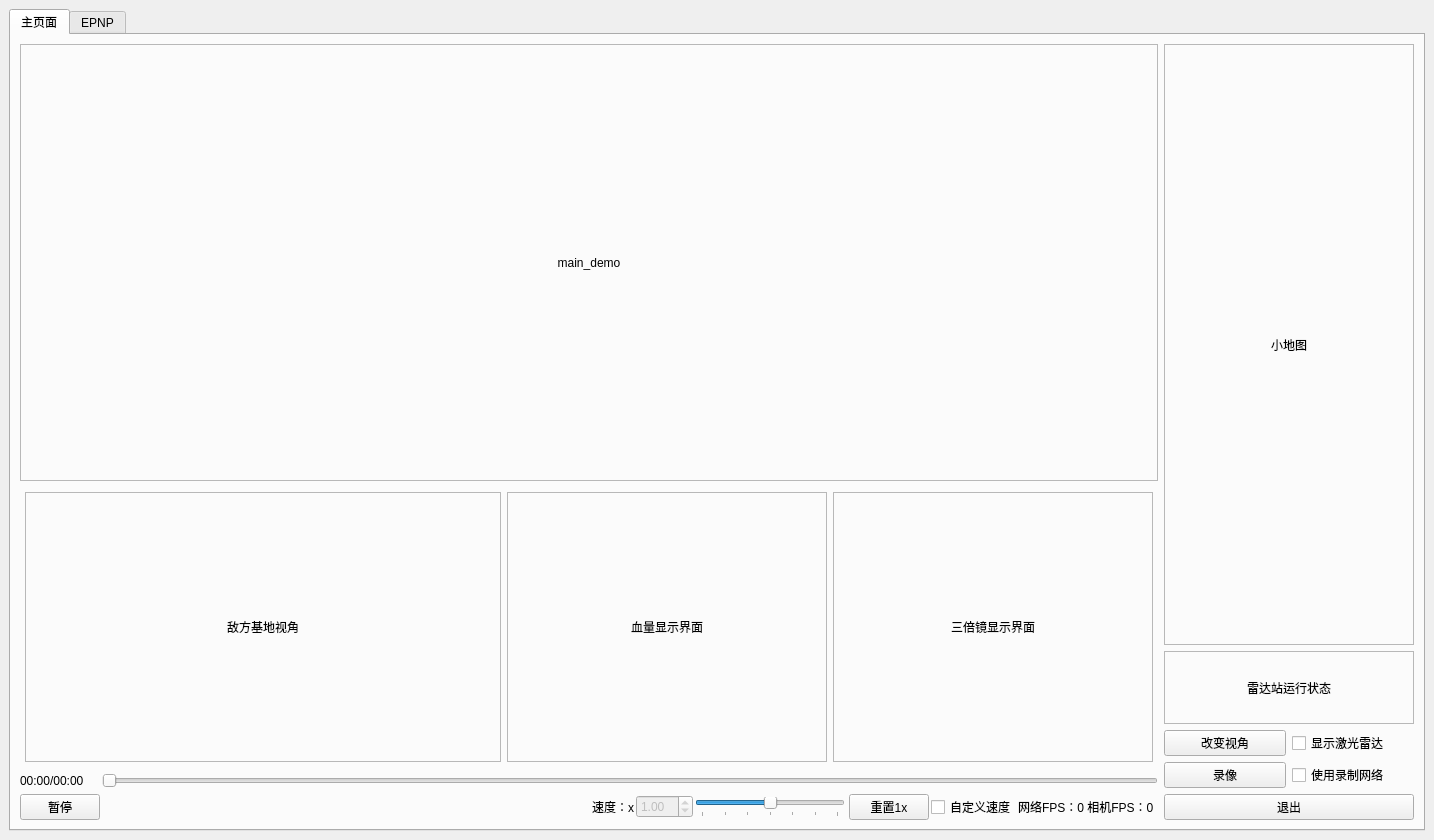
<?xml version="1.0" encoding="UTF-8"?>
<ui version="4.0">
 <class>MainWindow</class>
 <widget class="QMainWindow" name="MainWindow">
  <property name="geometry">
   <rect>
    <x>0</x>
    <y>0</y>
    <width>1412</width>
    <height>840</height>
   </rect>
  </property>
  <property name="windowTitle">
   <string>MainWindow</string>
  </property>
  <widget class="QWidget" name="centralwidget">
   <layout class="QHBoxLayout" name="horizontalLayout">
    <item>
     <widget class="QTabWidget" name="tabWidget">
      <property name="currentIndex">
       <number>0</number>
      </property>
      <widget class="QWidget" name="tab">
       <property name="minimumSize">
        <size>
         <width>0</width>
         <height>0</height>
        </size>
       </property>
       <attribute name="title">
        <string>主页面</string>
       </attribute>
       <layout class="QGridLayout" name="gridLayout_2">
        <item row="1" column="0">
         <layout class="QHBoxLayout" name="horizontalLayout_2" stretch="1,1,1">
          <property name="sizeConstraint">
           <enum>QLayout::SetMinimumSize</enum>
          </property>
          <property name="leftMargin">
           <number>5</number>
          </property>
          <property name="topMargin">
           <number>5</number>
          </property>
          <property name="rightMargin">
           <number>5</number>
          </property>
          <property name="bottomMargin">
           <number>5</number>
          </property>
          <item>
           <widget class="QLabel" name="far_demo">
            <property name="minimumSize">
             <size>
              <width>476</width>
              <height>270</height>
             </size>
            </property>
            <property name="maximumSize">
             <size>
              <width>16777215</width>
              <height>270</height>
             </size>
            </property>
            <property name="frameShape">
             <enum>QFrame::StyledPanel</enum>
            </property>
            <property name="text">
             <string>敌方基地视角</string>
            </property>
            <property name="alignment">
             <set>Qt::AlignCenter</set>
            </property>
            <property name="margin">
             <number>5</number>
            </property>
            <property name="openExternalLinks">
             <bool>false</bool>
            </property>
           </widget>
          </item>
          <item>
           <widget class="QLabel" name="blood">
            <property name="minimumSize">
             <size>
              <width>320</width>
              <height>270</height>
             </size>
            </property>
            <property name="maximumSize">
             <size>
              <width>16777215</width>
              <height>270</height>
             </size>
            </property>
            <property name="frameShape">
             <enum>QFrame::StyledPanel</enum>
            </property>
            <property name="text">
             <string>血量显示界面</string>
            </property>
            <property name="alignment">
             <set>Qt::AlignCenter</set>
            </property>
           </widget>
          </item>
          <item>
           <widget class="QLabel" name="hero_demo">
            <property name="minimumSize">
             <size>
              <width>320</width>
              <height>270</height>
             </size>
            </property>
            <property name="maximumSize">
             <size>
              <width>16777215</width>
              <height>270</height>
             </size>
            </property>
            <property name="frameShape">
             <enum>QFrame::StyledPanel</enum>
            </property>
            <property name="text">
             <string>三倍镜显示界面</string>
            </property>
            <property name="alignment">
             <set>Qt::AlignCenter</set>
            </property>
           </widget>
          </item>
         </layout>
        </item>
        <item row="0" column="0">
         <layout class="QHBoxLayout" name="horizontalLayout_4" stretch="8">
          <property name="spacing">
           <number>0</number>
          </property>
          <property name="sizeConstraint">
           <enum>QLayout::SetMinimumSize</enum>
          </property>
          <item>
           <widget class="QLabel" name="main_demo">
            <property name="minimumSize">
             <size>
              <width>800</width>
              <height>400</height>
             </size>
            </property>
            <property name="frameShape">
             <enum>QFrame::StyledPanel</enum>
            </property>
            <property name="text">
             <string>main_demo</string>
            </property>
            <property name="alignment">
             <set>Qt::AlignCenter</set>
            </property>
           </widget>
          </item>
         </layout>
        </item>
        <item row="2" column="0">
         <layout class="QGridLayout" name="playControlGridLayout">
          <property name="horizontalSpacing">
           <number>2</number>
          </property>
          <item row="1" column="0">
           <widget class="QPushButton" name="TogglePlay">
            <property name="text">
             <string>暂停</string>
            </property>
           </widget>
          </item>
          <item row="1" column="3">
           <widget class="QDoubleSpinBox" name="SpeedSpinBox">
            <property name="enabled">
             <bool>false</bool>
            </property>
            <property name="minimum">
             <double>0.010000000000000</double>
            </property>
            <property name="maximum">
             <double>20.000000000000000</double>
            </property>
            <property name="singleStep">
             <double>0.100000000000000</double>
            </property>
            <property name="value">
             <double>1.000000000000000</double>
            </property>
           </widget>
          </item>
          <item row="1" column="2">
           <widget class="QLabel" name="speedLabel">
            <property name="text">
             <string>速度：x</string>
            </property>
           </widget>
          </item>
          <item row="1" column="8">
           <widget class="QLabel" name="FpsStatus">
            <property name="text">
             <string>网络FPS：0 相机FPS：0</string>
            </property>
           </widget>
          </item>
          <item row="0" column="1" colspan="10">
           <widget class="QSlider" name="TimeSlider">
            <property name="orientation">
             <enum>Qt::Horizontal</enum>
            </property>
           </widget>
          </item>
          <item row="1" column="1">
           <spacer name="horizontalSpacer">
            <property name="orientation">
             <enum>Qt::Horizontal</enum>
            </property>
            <property name="sizeHint" stdset="0">
             <size>
              <width>40</width>
              <height>20</height>
             </size>
            </property>
           </spacer>
          </item>
          <item row="1" column="6">
           <widget class="QPushButton" name="ResetSpeed">
            <property name="text">
             <string>重置1x</string>
            </property>
           </widget>
          </item>
          <item row="0" column="0">
           <widget class="QLabel" name="PlayStatus">
            <property name="text">
             <string>00:00/00:00</string>
            </property>
           </widget>
          </item>
          <item row="1" column="7">
           <widget class="QCheckBox" name="CustomSpeed">
            <property name="text">
             <string>自定义速度</string>
            </property>
           </widget>
          </item>
          <item row="1" column="4">
           <widget class="QSlider" name="SpeedSlider">
            <property name="sizePolicy">
             <sizepolicy hsizetype="Minimum" vsizetype="Fixed">
              <horstretch>0</horstretch>
              <verstretch>0</verstretch>
             </sizepolicy>
            </property>
            <property name="minimumSize">
             <size>
              <width>150</width>
              <height>0</height>
             </size>
            </property>
            <property name="maximum">
             <number>6</number>
            </property>
            <property name="value">
             <number>3</number>
            </property>
            <property name="orientation">
             <enum>Qt::Horizontal</enum>
            </property>
            <property name="tickPosition">
             <enum>QSlider::TicksBelow</enum>
            </property>
            <property name="tickInterval">
             <number>1</number>
            </property>
           </widget>
          </item>
         </layout>
        </item>
        <item row="0" column="1" rowspan="3">
         <layout class="QVBoxLayout" name="verticalLayout_2">
          <property name="sizeConstraint">
           <enum>QLayout::SetMaximumSize</enum>
          </property>
          <item>
           <widget class="QLabel" name="map">
            <property name="enabled">
             <bool>true</bool>
            </property>
            <property name="sizePolicy">
             <sizepolicy hsizetype="Preferred" vsizetype="Expanding">
              <horstretch>0</horstretch>
              <verstretch>0</verstretch>
             </sizepolicy>
            </property>
            <property name="minimumSize">
             <size>
              <width>250</width>
              <height>500</height>
             </size>
            </property>
            <property name="maximumSize">
             <size>
              <width>320</width>
              <height>16777215</height>
             </size>
            </property>
            <property name="frameShape">
             <enum>QFrame::StyledPanel</enum>
            </property>
            <property name="text">
             <string>小地图</string>
            </property>
            <property name="alignment">
             <set>Qt::AlignCenter</set>
            </property>
           </widget>
          </item>
          <item>
           <widget class="QLabel" name="condition">
            <property name="sizePolicy">
             <sizepolicy hsizetype="Preferred" vsizetype="Preferred">
              <horstretch>0</horstretch>
              <verstretch>0</verstretch>
             </sizepolicy>
            </property>
            <property name="minimumSize">
             <size>
              <width>250</width>
              <height>73</height>
             </size>
            </property>
            <property name="frameShape">
             <enum>QFrame::StyledPanel</enum>
            </property>
            <property name="text">
             <string>雷达站运行状态</string>
            </property>
            <property name="alignment">
             <set>Qt::AlignCenter</set>
            </property>
           </widget>
          </item>
          <item>
           <layout class="QGridLayout" name="gridLayout">
            <item row="3" column="0">
             <widget class="QPushButton" name="Record">
              <property name="text">
               <string>录像</string>
              </property>
             </widget>
            </item>
            <item row="0" column="0">
             <widget class="QPushButton" name="ChangeView">
              <property name="text">
               <string>改变视角</string>
              </property>
             </widget>
            </item>
            <item row="4" column="0" colspan="2">
             <widget class="QPushButton" name="ShutDown">
              <property name="text">
               <string>退出</string>
              </property>
             </widget>
            </item>
            <item row="0" column="1">
             <widget class="QCheckBox" name="DisplayLidar">
              <property name="text">
               <string>显示激光雷达</string>
              </property>
             </widget>
            </item>
            <item row="3" column="1">
             <widget class="QCheckBox" name="UseNet">
              <property name="text">
               <string>使用录制网络</string>
              </property>
              <property name="checked">
               <bool>false</bool>
              </property>
             </widget>
            </item>
           </layout>
          </item>
         </layout>
        </item>
       </layout>
      </widget>
      <widget class="QWidget" name="tab_2">
       <attribute name="title">
        <string>EPNP</string>
       </attribute>
       <widget class="QWidget" name="horizontalLayoutWidget_2">
        <property name="geometry">
         <rect>
          <x>0</x>
          <y>10</y>
          <width>1841</width>
          <height>971</height>
         </rect>
        </property>
        <layout class="QHBoxLayout" name="horizontalLayout_3" stretch="1,8">
         <property name="leftMargin">
          <number>5</number>
         </property>
         <property name="topMargin">
          <number>5</number>
         </property>
         <property name="rightMargin">
          <number>5</number>
         </property>
         <property name="bottomMargin">
          <number>5</number>
         </property>
         <item>
          <layout class="QVBoxLayout" name="verticalLayout" stretch="0,0,0,0,0">
           <property name="sizeConstraint">
            <enum>QLayout::SetDefaultConstraint</enum>
           </property>
           <property name="leftMargin">
            <number>5</number>
           </property>
           <property name="topMargin">
            <number>5</number>
           </property>
           <property name="rightMargin">
            <number>5</number>
           </property>
           <property name="bottomMargin">
            <number>5</number>
           </property>
           <item>
            <widget class="QPushButton" name="epnp_begin">
             <property name="minimumSize">
              <size>
               <width>0</width>
               <height>35</height>
              </size>
             </property>
             <property name="text">
              <string>开始</string>
             </property>
            </widget>
           </item>
           <item>
            <widget class="QPushButton" name="epnp_clear">
             <property name="minimumSize">
              <size>
               <width>0</width>
               <height>35</height>
              </size>
             </property>
             <property name="text">
              <string>清空</string>
             </property>
            </widget>
           </item>
           <item>
            <widget class="QPushButton" name="epnp_back">
             <property name="minimumSize">
              <size>
               <width>0</width>
               <height>35</height>
              </size>
             </property>
             <property name="text">
              <string>back</string>
             </property>
            </widget>
           </item>
           <item>
            <widget class="QPushButton" name="epnp_next">
             <property name="minimumSize">
              <size>
               <width>0</width>
               <height>35</height>
              </size>
             </property>
             <property name="text">
              <string>next</string>
             </property>
            </widget>
           </item>
           <item>
            <widget class="QLabel" name="pnp_condition">
             <property name="frameShape">
              <enum>QFrame::StyledPanel</enum>
             </property>
             <property name="text">
              <string>pnp_condion</string>
             </property>
             <property name="alignment">
              <set>Qt::AlignLeading|Qt::AlignLeft|Qt::AlignVCenter</set>
             </property>
            </widget>
           </item>
          </layout>
         </item>
         <item>
          <widget class="QGraphicsView" name="pnp_demo"/>
         </item>
        </layout>
       </widget>
      </widget>
     </widget>
    </item>
   </layout>
  </widget>
 </widget>
 <resources/>
 <connections>
  <connection>
   <sender>ShutDown</sender>
   <signal>clicked()</signal>
   <receiver>MainWindow</receiver>
   <slot>close()</slot>
   <hints>
    <hint type="sourcelabel">
     <x>1272</x>
     <y>812</y>
    </hint>
    <hint type="destinationlabel">
     <x>705</x>
     <y>419</y>
    </hint>
   </hints>
  </connection>
  <connection>
   <sender>CustomSpeed</sender>
   <signal>toggled(bool)</signal>
   <receiver>SpeedSlider</receiver>
   <slot>setDisabled(bool)</slot>
   <hints>
    <hint type="sourcelabel">
     <x>953</x>
     <y>793</y>
    </hint>
    <hint type="destinationlabel">
     <x>744</x>
     <y>793</y>
    </hint>
   </hints>
  </connection>
  <connection>
   <sender>CustomSpeed</sender>
   <signal>toggled(bool)</signal>
   <receiver>SpeedSpinBox</receiver>
   <slot>setEnabled(bool)</slot>
   <hints>
    <hint type="sourcelabel">
     <x>953</x>
     <y>793</y>
    </hint>
    <hint type="destinationlabel">
     <x>626</x>
     <y>793</y>
    </hint>
   </hints>
  </connection>
 </connections>
</ui>
